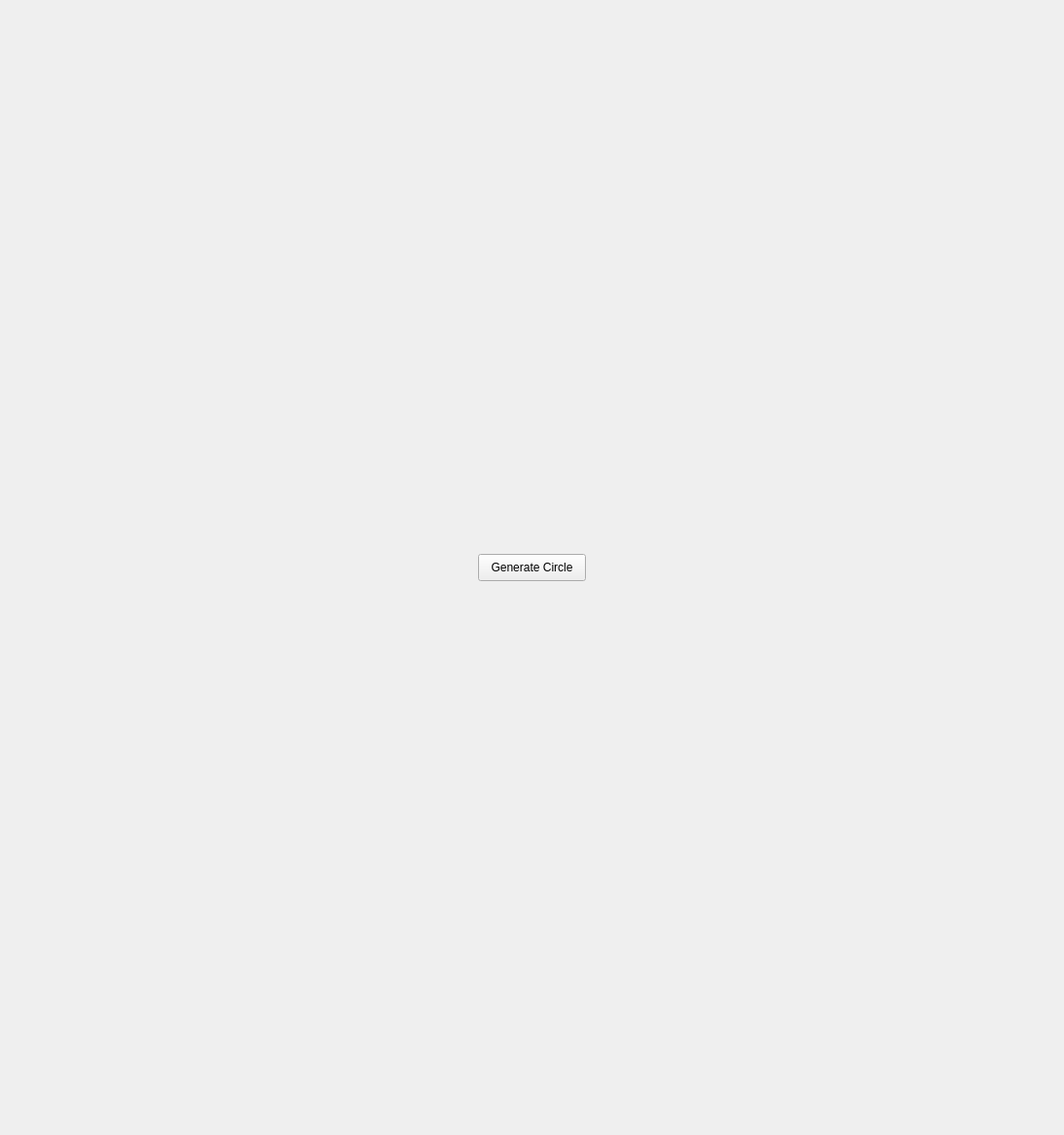
<?xml version="1.0" encoding="UTF-8"?>
<ui version="4.0">
 <class>Form</class>
 <widget class="QWidget" name="Form">
  <property name="windowTitle">
   <string>Form</string>
  </property>
  <widget class="QPushButton" name="pushButton">
   <property name="geometry">
    <rect>
     <x>492</x>
     <y>570</y>
     <width>111</width>
     <height>28</height>
    </rect>
   </property>
   <property name="text">
    <string>Generate Circle</string>
   </property>
  </widget>
 </widget>
 <resources/>
 <connections/>
</ui>
